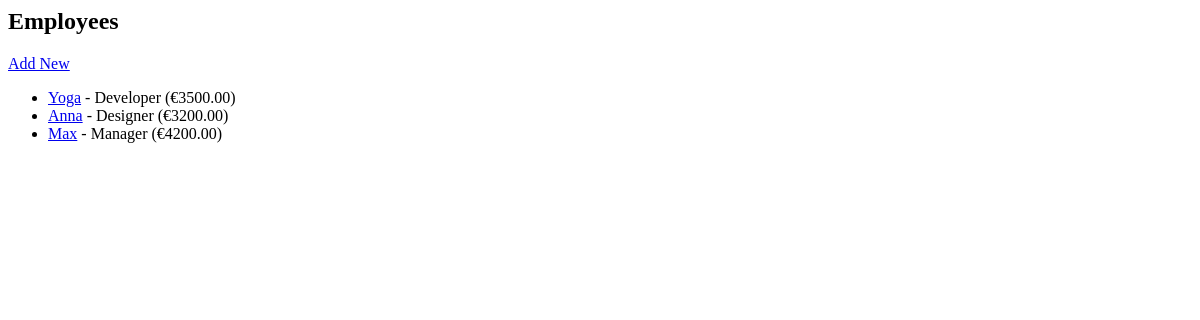
The app's page /, older data.
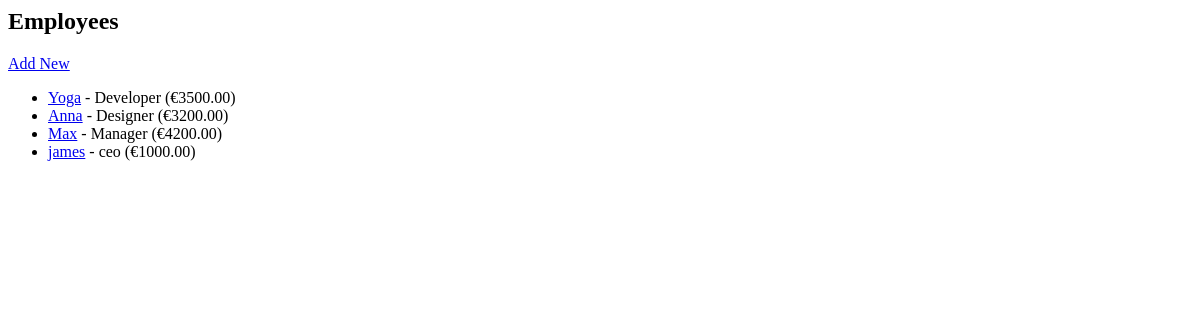
The same page, newer data.
### employees/models.py (models this page shows, shortened)
class Employee(models.Model):
    name = models.CharField(max_length=100)
    role = models.CharField(max_length=100)
    salary = models.DecimalField(max_digits=8, decimal_places=2)

### employees/views.py (the view)
# urls.py: path('', views.employee_list, name='employee_list'),
def employee_list(request):
    employees=Employee.objects.all()
    return render(request, "employees/employee_list.html", {"employees": employees})

### employees/templates/employees/employee_list.html
<h2>Employees</h2>
<a href="{% url 'employee_create' %}">Add New</a>
<ul>
{% for e in employees %}
  <li>
    <a href="{% url 'employee_detail' e.pk %}">{{ e.name }}</a> - {{ e.role }} (€{{ e.salary }})
  </li>
{% endfor %}
</ul>

Row changes from the older to the newer data that the page shows:
added Employee: name "james", role "ceo", salary "1000.00"
